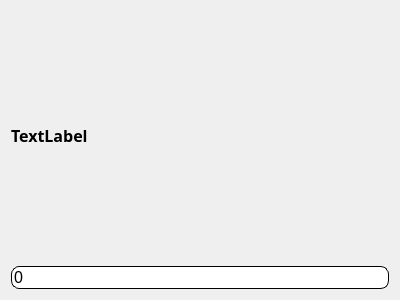
<?xml version="1.0" encoding="UTF-8"?>
<ui version="4.0">
 <class>CharacteristicDisplay</class>
 <widget class="QWidget" name="CharacteristicDisplay">
  <property name="geometry">
   <rect>
    <x>0</x>
    <y>0</y>
    <width>400</width>
    <height>300</height>
   </rect>
  </property>
  <property name="windowTitle">
   <string>Form</string>
  </property>
  <layout class="QVBoxLayout" name="verticalLayout">
   <item>
    <widget class="QLabel" name="characNameLabel">
     <property name="sizePolicy">
      <sizepolicy hsizetype="Preferred" vsizetype="Preferred">
       <horstretch>0</horstretch>
       <verstretch>0</verstretch>
      </sizepolicy>
     </property>
     <property name="font">
      <font>
       <family>Sans Serif</family>
       <pointsize>12</pointsize>
       <weight>75</weight>
       <bold>true</bold>
      </font>
     </property>
     <property name="styleSheet">
      <string notr="true"/>
     </property>
     <property name="text">
      <string>TextLabel</string>
     </property>
    </widget>
   </item>
   <item>
    <widget class="QSpinBox" name="valSpinBox">
     <property name="enabled">
      <bool>true</bool>
     </property>
     <property name="font">
      <font>
       <pointsize>12</pointsize>
      </font>
     </property>
     <property name="styleSheet">
      <string notr="true">border: 1px solid black;
border-radius: 8px;</string>
     </property>
     <property name="readOnly">
      <bool>true</bool>
     </property>
     <property name="buttonSymbols">
      <enum>QAbstractSpinBox::NoButtons</enum>
     </property>
    </widget>
   </item>
  </layout>
 </widget>
 <resources/>
 <connections/>
</ui>
